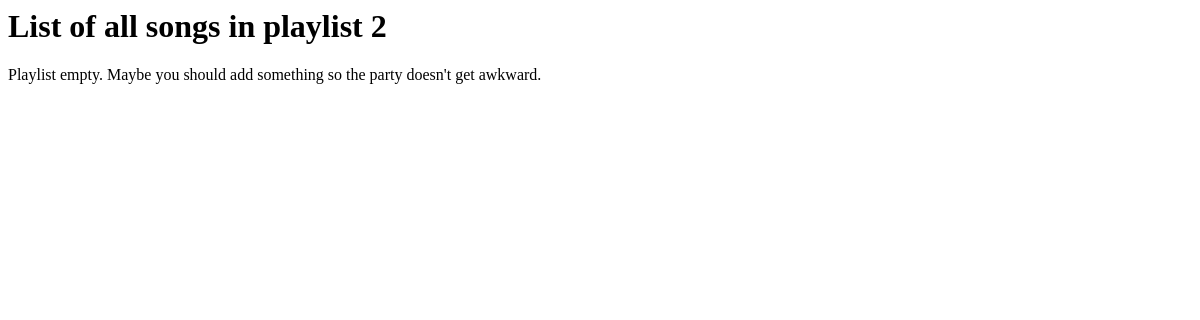
/songs/2/, run on an earlier commit of the app's database.
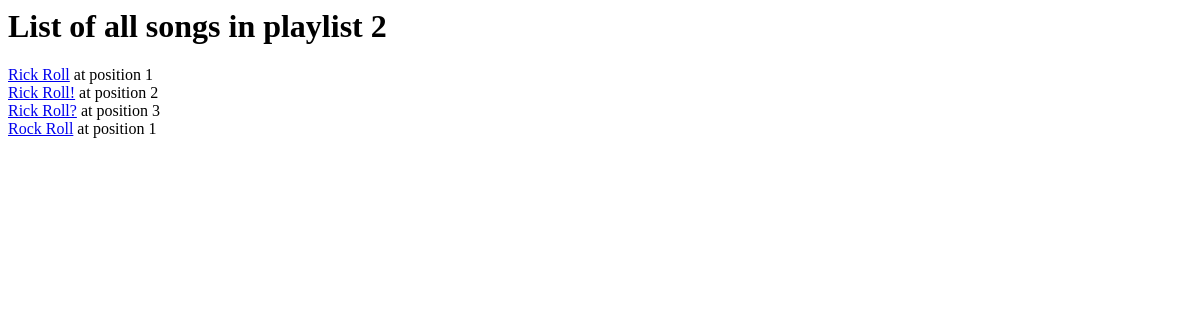
And on a later commit of the database.
### songs/models.py (models this page shows)
class Song(models.Model):
	playlist = models.ForeignKey(Playlist, default = 1)
	songName = models.CharField(max_length = 200)
	songUrl = models.CharField(max_length = 250)
	playlistID = models.IntegerField(default = 1)
	playlistPosition = models.IntegerField(default = 1)

### songs/views.py (the view)
# urls.py: url(r'^(?P<playlist_id>\d+)/$', views.playlist, name = 'playlist'),
def playlist(request, playlist_id):
    song_list = Song.objects.filter(playlistID__exact=playlist_id)
    template = templateLoader.get_template("songs/playlistList.html")
    contextVars = {
        "playlistID" : playlist_id,
        "song_list"  : song_list
    }
    return render(request, "songs/playlistList.html", contextVars)

### songs/templates/songs/playlistList.html
<html>
    <head><title>Playlist {{ playlistID }}</title></head>
    <h1>List of all songs in playlist {{ playlistID }}</h1>
    <body>
    {% if song_list %}
        {% for song in song_list %}
        <a href="{{ song.songUrl }}">{{ song.songName }}</a> at position {{ song.playlistPosition }} </br>
        {% endfor %}
    {% else %}
        <p>Playlist empty. Maybe you should add something so the party doesn't get awkward.</p>
    {% endif %}
    </body>
</html>

What changed in the data, as far as the page shows it:
added Song: songName "Rick Roll", playlistPosition "1"
added Song: songName "Rick Roll!", playlistPosition "2"
added Song: songName "Rick Roll?", playlistPosition "3"
added Song: songName "Rock Roll", playlistPosition "1"
Also different on the page:
text no longer shown: "Playlist empty. Maybe you should add something so the party doesn't get awkward."
